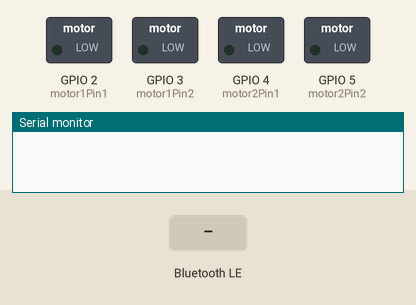
Recording of a sketch running on a simulated ESP32. Parts: switched loads named in the sketch (green lamp = pin HIGH), the last lines printed to the serial monitor. The test bench sets the inputs (shaded band). Nothing arrives over Bluetooth unless stated; a phone connects over Bluetooth LE 3 s after start.

Above: at 1.2 s.
1.3 s: Bluetooth LE write "p" received
At 2.3 s:
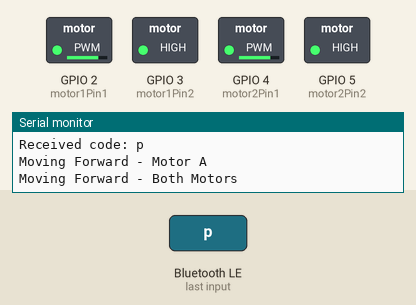
4.3 s: Bluetooth LE write "1" received
7.2 s: Bluetooth LE write "2" received
Timing chart, 0 to 10.2 s (numbered marks = the images above; inputs shaded):
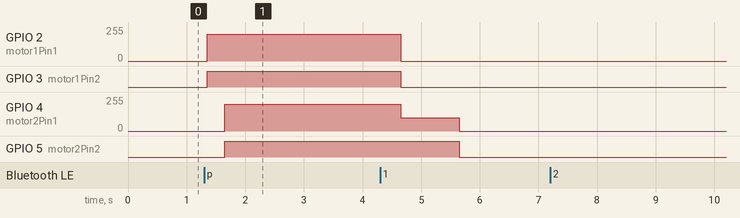

The sketch:

SimpleBleDevice.ino
```cpp
#include <BLEDevice.h>
#include <BLEUtils.h>
#include <BLEServer.h>
#include <vector>

// Motor A
int motor1Pin1 = 2;
int motor1Pin2 = 3;
int enable1Pin = 2;

// Motor B
int motor2Pin1 = 4;
int motor2Pin2 = 5;
int enable2Pin = 4;

// Setting PWM properties
const int freq = 30000;
const int pwmChannel1 = 0;
const int pwmChannel2 = 1;
const int resolution = 8;

BLECharacteristic *characteristic;

// Estrutura para representar um padrão de controle de motor
struct MotorPattern {
  uint8_t motorId;
  uint8_t intensity;
  uint16_t duration;
};

// Vetor de padrões pré-definidos
std::vector<std::vector<MotorPattern>> patterns = {
  // Padrão 1
  {
    {1, 200, 300},
    {3, 200, 3000},
    {2, 100, 1000}
  },
  // Padrão 2
  {
    {2, 150, 500},
    {1, 100, 200},
    {3, 180, 1000}
  }
};

class MyServerCallbacks : public BLEServerCallbacks {
  void onConnect(BLEServer *server) {
    Serial.println("Conectado ao dispositivo BLE");
  }

  void onDisconnect(BLEServer *server) {
    Serial.println("Desconectado do dispositivo BLE");
  }
};

class MyCallbacks : public BLECharacteristicCallbacks {
  void onWrite(BLECharacteristic *characteristic) {
    std::string value = characteristic->getValue();
    if (value.length() > 0) {
      std::string code(value.begin(), value.end());
      Serial.print("Received code: ");
      Serial.println(code.c_str());

      if (code[0] == 'p') {
        // Código de padrão pré-definido
        int patternNumber = atoi(code.substr(1).c_str());

        if (patternNumber >= 0 && patternNumber < patterns.size()) {
          std::vector<MotorPattern> pattern = patterns[patternNumber];
          executeMotorPattern(pattern);
        }
      } else {
        // Código de controle individual de motor
        int motorId, intensity, duration;
        sscanf(code.c_str(), "%d,%d,%d", &motorId, &intensity, &duration);
        executeMotorControl(motorId, intensity, duration);
      }
    }
  }

  void executeMotorPattern(const std::vector<MotorPattern>& pattern) {
    for (const MotorPattern& motorPattern : pattern) {
      executeMotorControl(motorPattern.motorId, motorPattern.intensity, motorPattern.duration);

    }
  }

  void executeMotorControl(int motorId, int intensity, int duration) {
    // Set PWM value and control the motor
    if (motorId == 1) {
      Serial.println("Moving Forward - Motor A");
      digitalWrite(motor1Pin1, LOW);
      digitalWrite(motor1Pin2, HIGH);
      ledcWrite(pwmChannel1, intensity);
      delay(duration);
      ledcWrite(pwmChannel1, 0);
      digitalWrite(motor1Pin1, LOW);
      digitalWrite(motor1Pin2, LOW);
    }
    else if (motorId == 2) {
      Serial.println("Moving Forward - Motor B");
      digitalWrite(motor2Pin1, LOW);
      digitalWrite(motor2Pin2, HIGH);
      ledcWrite(pwmChannel2, intensity);
      delay(duration);
      ledcWrite(pwmChannel2, 0);
      digitalWrite(motor2Pin1, LOW);
      digitalWrite(motor2Pin2, LOW);
    }
    else if (motorId == 3) {
      Serial.println("Moving Forward - Both Motors");
      digitalWrite(motor1Pin1, LOW);
      digitalWrite(motor1Pin2, HIGH);
      digitalWrite(motor2Pin1, LOW);
      digitalWrite(motor2Pin2, HIGH);
      ledcWrite(pwmChannel1, intensity);
      ledcWrite(pwmChannel2, intensity);
      delay(duration);
      ledcWrite(pwmChannel1, 0);
      ledcWrite(pwmChannel2, 0);
      digitalWrite(motor1Pin1, LOW);
      digitalWrite(motor1Pin2, LOW);
      digitalWrite(motor2Pin1, LOW);
      digitalWrite(motor2Pin2, LOW);
    }
  }
};

void setup() {
  pinMode(motor1Pin1, OUTPUT);
  pinMode(motor1Pin2, OUTPUT);
  pinMode(enable1Pin, OUTPUT);

  pinMode(motor2Pin1, OUTPUT);
  pinMode(motor2Pin2, OUTPUT);
  pinMode(enable2Pin, OUTPUT);

  // configure LED PWM functionalities
  ledcSetup(pwmChannel1, freq, resolution);
  ledcSetup(pwmChannel2, freq, resolution);

  // attach the channels to the GPIOs to be controlled
  ledcAttachPin(enable1Pin, pwmChannel1);
  ledcAttachPin(enable2Pin, pwmChannel2);

  Serial.begin(115200);

  // BLE initialization
  BLEDevice::init("Arduino BLE Control");
  BLEServer *server = BLEDevice::createServer();
  server->setCallbacks(new MyServerCallbacks());

  BLEService *service = server->createService(BLEUUID("4fafc201-1fb5-459e-8fcc-c5c9c331914b"));

  characteristic = service->createCharacteristic(
    BLEUUID("beb5483e-36e1-4688-b7f5-ea07361b26a8"),
    BLECharacteristic::PROPERTY_WRITE
  );
  characteristic->setCallbacks(new MyCallbacks());

  service->start();

  BLEAdvertising *advertising = server->getAdvertising();
  advertising->start();
}

void loop() {
  // Empty loop, all control is handled in the BLE callback function
}
```

Measured:
- after the input at 1.3 s, GPIO 2 (motor1Pin1): 0/255 → 199/255 after 0.05 s; GPIO 3 (motor1Pin2): LOW → HIGH after 0.05 s; GPIO 4 (motor2Pin1): 0/255 → 199/255 after 0.35 s; GPIO 5 (motor2Pin2): LOW → HIGH after 0.35 s
